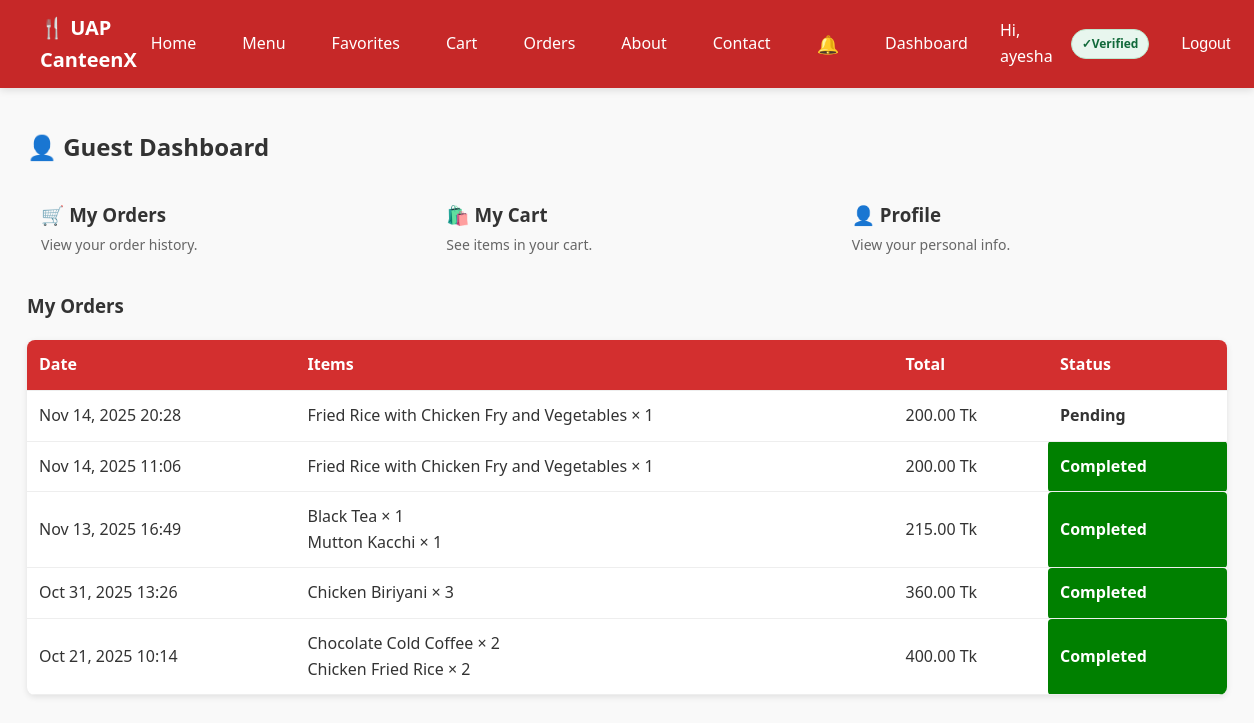
The app's page /dashboard/ (signed in), older data.
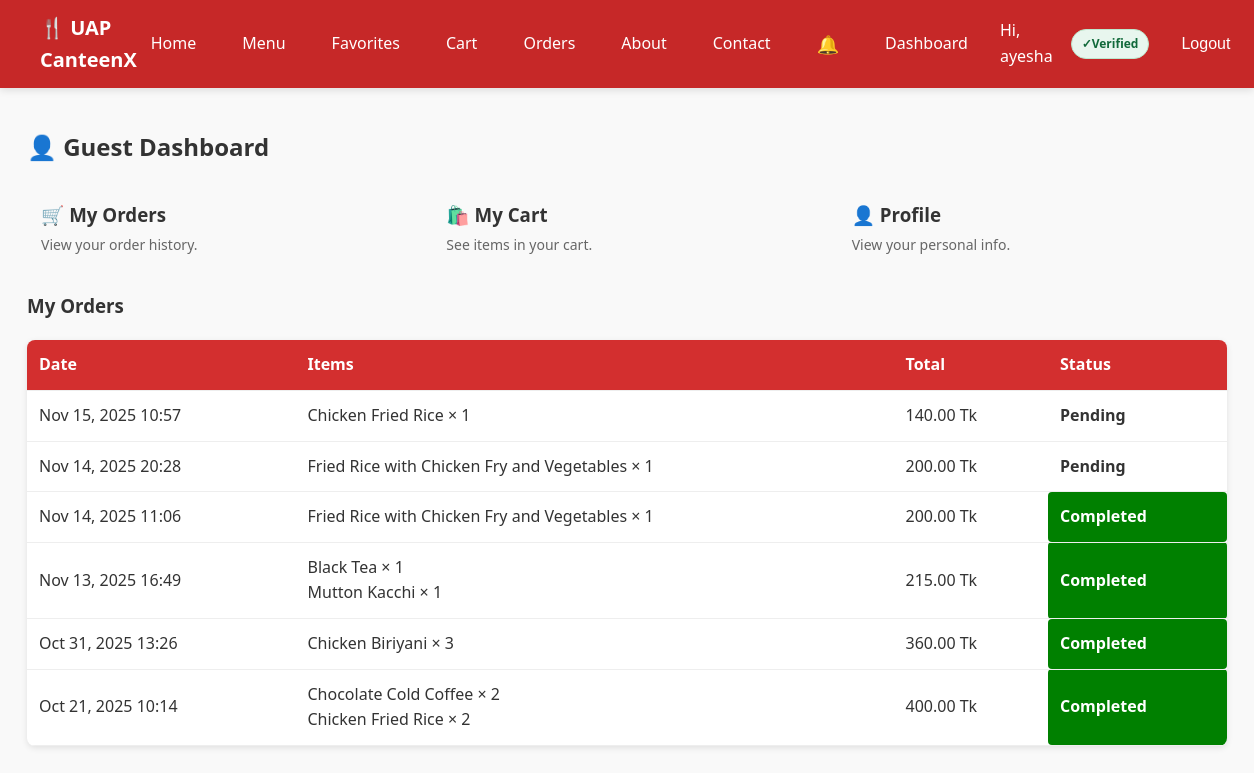
The same page, newer data.
### my_canteen/models.py (models this page shows, shortened)
class Order(models.Model):
    STATUS_CHOICES = [
        ('pending', 'Pending'),
        ('accepted', 'Accepted'),
        ('preparing', 'Preparing'),
        ('ready', 'Ready'),
        ('delivered', 'Delivered'),
        ('completed', 'Completed'),
        ('cancelled', 'Cancelled'),
    ]
    PAYMENT_STATUS_CHOICES = [('unpaid', 'Unpaid'), ('paid', 'Paid')]
    PAYMENT_METHOD_CHOICES = [
        ('cash', 'Cash'),
        ('mock_card', 'Mock Card'),
        ('stripe', 'Stripe'),
        ('sslcommerz', 'SSLCommerz'),
    ]
    user = models.ForeignKey(User, on_delete=models.CASCADE)
    total_price = models.DecimalField(max_digits=8, decimal_places=2)
    address = models.CharField(max_length=255)
    status = models.CharField(max_length=20, choices=STATUS_CHOICES, default='pending')
    payment_status = models.CharField(max_length=10, choices=PAYMENT_STATUS_CHOICES, default='unpaid')
    payment_method = models.CharField(max_length=10, choices=PAYMENT_METHOD_CHOICES, default='cash')
    created_at = models.DateTimeField(auto_now_add=True)

class OrderItem(models.Model):
    order = models.ForeignKey(Order, on_delete=models.CASCADE)
    item = models.ForeignKey(MenuItem, on_delete=models.CASCADE)
    quantity = models.PositiveIntegerField(default=1)
    unit_price = models.DecimalField(max_digits=6, decimal_places=2)

class MenuItem(models.Model):
    name = models.CharField(max_length=100)
    description = models.TextField(blank=True)
    price = models.DecimalField(max_digits=6, decimal_places=2)
    stock = models.PositiveIntegerField(default=0)
    image = models.ImageField(upload_to='menu/', blank=True, null=True)
    category = models.ForeignKey(Category, on_delete=models.CASCADE, null=True)
    is_active = models.BooleanField(default=True)
    is_popular = models.BooleanField(default=False)
    rating_avg = models.FloatField(default=0)
    rating_count = models.PositiveIntegerField(default=0)

### my_canteen/views.py (the view)
# urls.py: path('dashboard/', views.dashboard, name='dashboard'),
@login_required
def dashboard(request):
    profile = UserProfile.objects.select_related("user").get(user=request.user)
    real_role = profile.role
    effective_role = get_effective_role(real_role)
    if effective_role in ["admin", "vendor"]:
        orders = Order.objects.all().order_by("-created_at")
        items = MenuItem.objects.all()
    elif effective_role == "staff":
        orders = Order.objects.filter(
            status__in=["accepted", "preparing"]
        ).order_by("-created_at")
        items = None
    else:
        orders = Order.objects.filter(user=request.user).order_by("-created_at")
        items = None
    title_map = {
        "admin": "🛠 Admin Dashboard",
        "vendor": "🏪 Vendor Dashboard",
        "staff": "👨‍🍳 Staff Dashboard",
        "student": "🎓 Student Dashboard",
        "faculty": "🎓 Faculty Dashboard",
        "guest": "👋 Welcome",
    }
    dashboard_title = title_map.get(real_role, "Dashboard")
    template_name = f"my_canteen/dashboard/{real_role}.html"
    ctx = {
        "profile": profile,
        "orders": orders,
        "items": items,
        "real_role": real_role,
        "effective_role": effective_role,
        "dashboard_title": dashboard_title,
    }
    return render(request, template_name, ctx)

### my_canteen/context_processors.py (called while the page is built)
def favorites_processor(request):
    if request.user.is_authenticated:
        fav_ids = Favorite.objects.filter(user=request.user).values_list('item_id', flat=True)
        return {"favorite_items": set(fav_ids)}
    return {"favorite_items": set()}

def cart_count(request):
    cart = request.session.get("cart", {})
    return {"cart_count": sum(cart.values())}

def notifications_context(request):
    if request.user.is_authenticated:
        unread_count = Notification.objects.filter(user=request.user, is_read=False).count()
    else:
        unread_count = 0
    return {
        "unread_notifications": unread_count
    }

### my_canteen/views.py (called while the page is built)
def get_effective_role(real_role: str) -> str:
    if real_role == "admin":
        return "vendor"
    if real_role == "vendor":
        return "admin"
    return real_role

### my_canteen/templates/my_canteen/dashboard/guest.html
{% extends "my_canteen/base.html" %}
{% block content %}
<h2>👤 Guest Dashboard</h2>
<div style="display:grid;grid-template-columns:repeat(auto-fit,minmax(180px,1fr));gap:16px;margin-bottom:20px;">
  <a href="{% url 'orders' %}"
     class="surface"
     style="padding:14px;border-radius:10px;text-decoration:none;display:block;">
    <h3 style="margin:0 0 4px;">🛒 My Orders</h3>
    <p style="margin:0;color:#666;font-size:14px;">View your order history.</p>
  </a>
  <a href="{% url 'cart' %}"
     class="surface"
     style="padding:14px;border-radius:10px;text-decoration:none;display:block;">
    <h3 style="margin:0 0 4px;">🛍️ My Cart</h3>
    <p style="margin:0;color:#666;font-size:14px;">See items in your cart.</p>
  </a>
  <a href="{% url 'profile' %}"
     class="surface"
     style="padding:14px;border-radius:10px;text-decoration:none;display:block;">
    <h3 style="margin:0 0 4px;">👤 Profile</h3>
    <p style="margin:0;color:#666;font-size:14px;">View your personal info.</p>
  </a>
</div>
<h3>My Orders</h3>
<table class="orders-table">
    <tr>
      <th>Date</th>
      <th>Items</th>
      <th>Total</th>
      <th>Status</th>
    </tr>
    {% for order in orders %}
    <tr>
        <td>{{ order.created_at|date:"M d, Y H:i" }}</td>
        <td>
            {% for oi in order.orderitem_set.all %}
                {{ oi.item.name }} × {{ oi.quantity }} <br>
            {% endfor %}
        </td>
        <td>{{ order.total_price }} Tk</td>
        <td class="status {{ order.status }}">{{ order.status }}</td>
    </tr>
    {% empty %}
      <tr>
        <td colspan="4" style="text-align:center;">No orders yet.</td>
      </tr>
    {% endfor %}
</table>
{% endblock %}

Row changes from the older to the newer data that the page shows:
added Order: created_at "Nov 15, 2025 10:57", total_price "140.00", status "Pending"
added OrderItem: item.name "Chicken Fried Rice", quantity "1", shown under "Nov 15, 2025 10:57"
